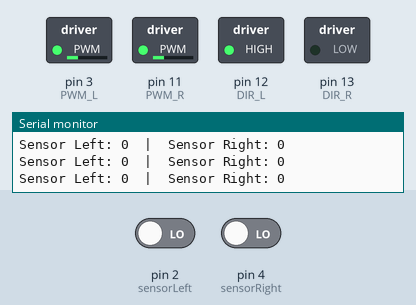
Bench run of a sketch on a simulated Arduino Uno, built with avr-gcc and run on an emulated ATmega328P. On the bench: switched loads named in the sketch (green lamp = pin HIGH), the last lines printed to the serial monitor. The test bench sets the inputs (shaded band); at power-on: pin 4 (sensorRight) LOW, pin 2 (sensorLeft) LOW.

Above: at 1.2 s.
1.3 s: pin 4 (sensorRight) driven HIGH
At 1.8 s:
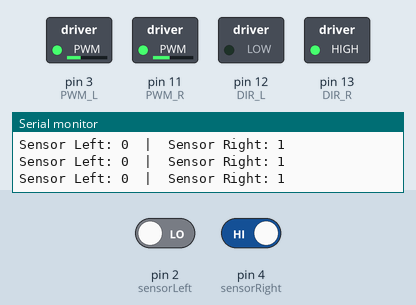
2.8 s: pin 2 (sensorLeft) driven HIGH
At 4.0 s:
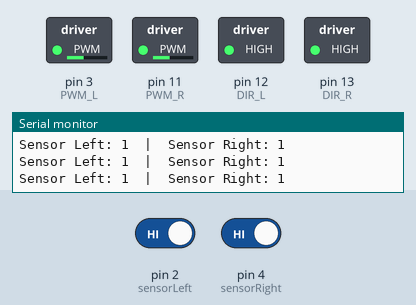
4.3 s: pin 2 (sensorLeft) driven LOW
At 5.1 s:
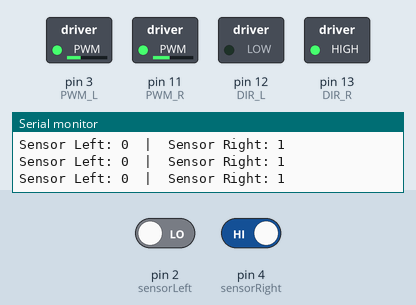
5.8 s: pin 4 (sensorRight) driven LOW
At 6.2 s:
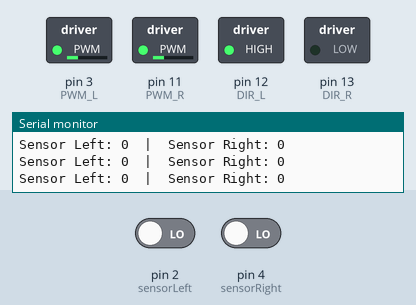
Timing chart, 0 to 8.8 s (numbered marks = the images above; inputs shaded):
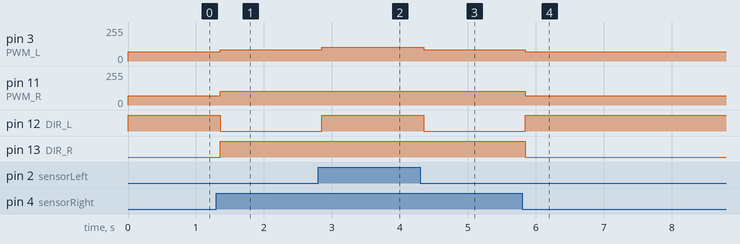

Measured:
- after the input at 1.3 s, pin 3 (PWM_L): 70/255 → 85/255 after 0.06 s; pin 11 (PWM_R): 70/255 → 105/255 after 0.06 s; pin 12 (DIR_L): HIGH → LOW after 0.06 s; pin 13 (DIR_R): LOW → HIGH after 0.06 s
- after the input at 2.8 s, pin 3 (PWM_L): 85/255 → 105/255 after 0.05 s; pin 12 (DIR_L): LOW → HIGH after 0.05 s
- after the input at 4.3 s, pin 3 (PWM_L): 105/255 → 85/255 after 0.05 s; pin 12 (DIR_L): HIGH → LOW after 0.05 s
- after the input at 5.8 s, pin 3 (PWM_L): 85/255 → 70/255 after 0.05 s; pin 11 (PWM_R): 105/255 → 70/255 after 0.05 s; pin 12 (DIR_L): LOW → HIGH after 0.05 s; pin 13 (DIR_R): HIGH → LOW after 0.05 s

The sketch:

Arduino_Path_Following_Robot_KY-033.ino
```cpp
// Motor control pins
#define DIR_L 12  // Left motor direction
#define DIR_R 13  // Right motor direction
#define PWM_L 3   // Left motor speed (PWM)
#define PWM_R 11  // Right motor speed (PWM)

// Sensor pins
int sensorLeft = 2;    // Left sensor
int sensorRight = 4;   // Right sensor

void setup() {
  // Configure motor pins as outputs
  pinMode(DIR_L, OUTPUT);
  pinMode(DIR_R, OUTPUT);
  pinMode(PWM_L, OUTPUT);
  pinMode(PWM_R, OUTPUT);

  // Configure sensor pins as inputs
  pinMode(sensorLeft, INPUT);
  pinMode(sensorRight, INPUT);

  // Serial communication for debugging
  Serial.begin(9600);
}

void loop() {
  // Read sensor values
  int left = digitalRead(sensorLeft);
  int right = digitalRead(sensorRight);

  // Output sensor data (debugging)
  Serial.print("Sensor Left: ");
  Serial.print(left);
  Serial.print("  |  Sensor Right: ");
  Serial.println(right);

  // Control logic
  if (left == 1 && right == 1) {
    // Drive straight
    controlMotors(HIGH, HIGH, 105, 105);
  } else if (left == 1 && right == 0) {
    // Turn left
    controlMotors(HIGH, LOW, 105, 85);
  } else if (left == 0 && right == 1) {
    // Turn right
    controlMotors(LOW, HIGH, 85, 105);
  } else {
    // Line lost – stop motors
    // Rotate in place to find the line
    controlMotors(HIGH, LOW, 70, 70);  // Left motor forward, right motor backward
    // delay(500);  // Brief rotation
    // controlMotors(LOW, LOW, 0, 0);
  }
}

// Function to control motors
void controlMotors(int directionL, int directionR, int speedL, int speedR) {
  digitalWrite(DIR_L, directionL);
  digitalWrite(DIR_R, directionR);
  analogWrite(PWM_L, speedL);
  analogWrite(PWM_R, speedR);
}
```
